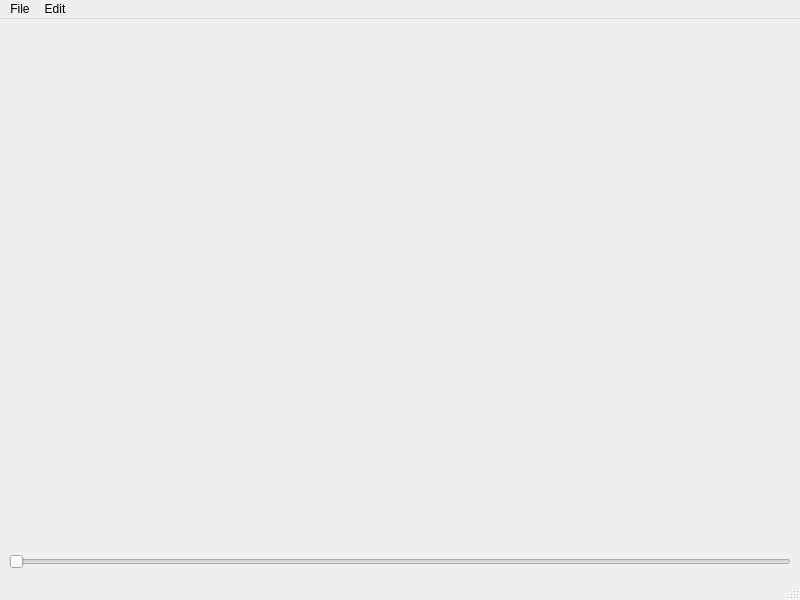
<?xml version="1.0" encoding="UTF-8"?>
<ui version="4.0">
 <class>MainWindow</class>
 <widget class="QMainWindow" name="MainWindow">
  <property name="geometry">
   <rect>
    <x>0</x>
    <y>0</y>
    <width>800</width>
    <height>600</height>
   </rect>
  </property>
  <property name="windowTitle">
   <string>MainWindow</string>
  </property>
  <widget class="QWidget" name="centralwidget">
   <layout class="QVBoxLayout" name="verticalLayout">
    <item>
     <layout class="QHBoxLayout" name="horizontalLayout">
      <item>
       <spacer name="verticalSpacer">
        <property name="orientation">
         <enum>Qt::Vertical</enum>
        </property>
        <property name="sizeHint" stdset="0">
         <size>
          <width>20</width>
          <height>40</height>
         </size>
        </property>
       </spacer>
      </item>
     </layout>
    </item>
    <item>
     <widget class="QSlider" name="horizontalSlider">
      <property name="maximum">
       <number>100</number>
      </property>
      <property name="orientation">
       <enum>Qt::Horizontal</enum>
      </property>
     </widget>
    </item>
   </layout>
  </widget>
  <widget class="QMenuBar" name="menubar">
   <property name="geometry">
    <rect>
     <x>0</x>
     <y>0</y>
     <width>800</width>
     <height>26</height>
    </rect>
   </property>
   <widget class="QMenu" name="menuFile">
    <property name="title">
     <string>File</string>
    </property>
    <addaction name="actionSave"/>
    <addaction name="actionexit"/>
   </widget>
   <widget class="QMenu" name="menuEdit">
    <property name="title">
     <string>Edit</string>
    </property>
   </widget>
   <addaction name="menuFile"/>
   <addaction name="menuEdit"/>
  </widget>
  <widget class="QStatusBar" name="statusbar"/>
  <action name="actionSave">
   <property name="text">
    <string>save frames</string>
   </property>
  </action>
  <action name="actionexit">
   <property name="text">
    <string>exit</string>
   </property>
  </action>
 </widget>
 <resources/>
 <connections/>
</ui>
